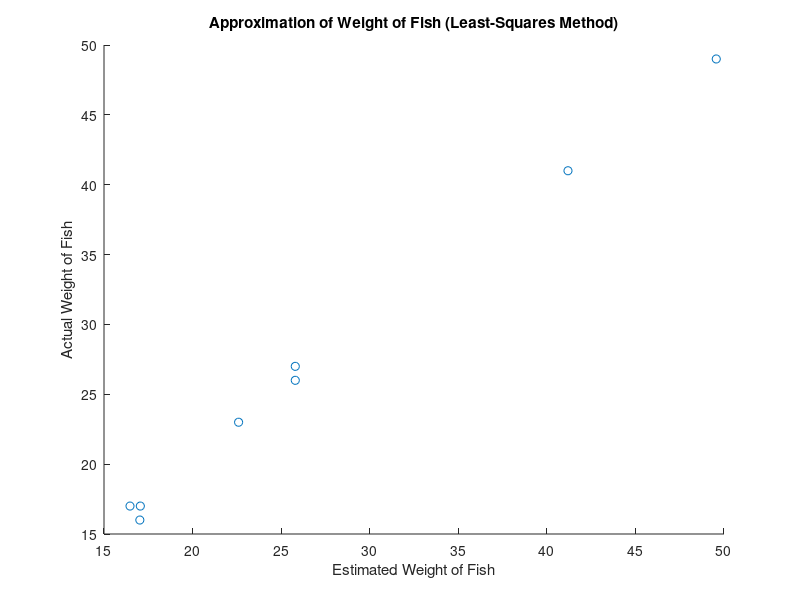

Recreate this plot in MATLAB. (Note: this script raises an error after producing the figure.)
% Dermine the least-squares estimate of k and plot

lengths = [14.5 12.5 17.25 14.5 12.625 17.75 14.125 12.615];
girths  = [9.75 8.375 11.0 9.75 8.5 12.5 9.0 8.5];
weights = [27 17 41 26 17 49 23 16];

x = lengths.^2 .* girths;
y = weights;

xy = x .* weights;
x2 = x.^2;

a = sum(xy) / sum(x2)
estW = a .* x ;

scatter(estW, weights);
title('Approximation of Weight of Fish (Least-Squares Method)')
xlabel('Estimated Weight of Fish')
ylabel('Actual Weight of Fish')
lsline